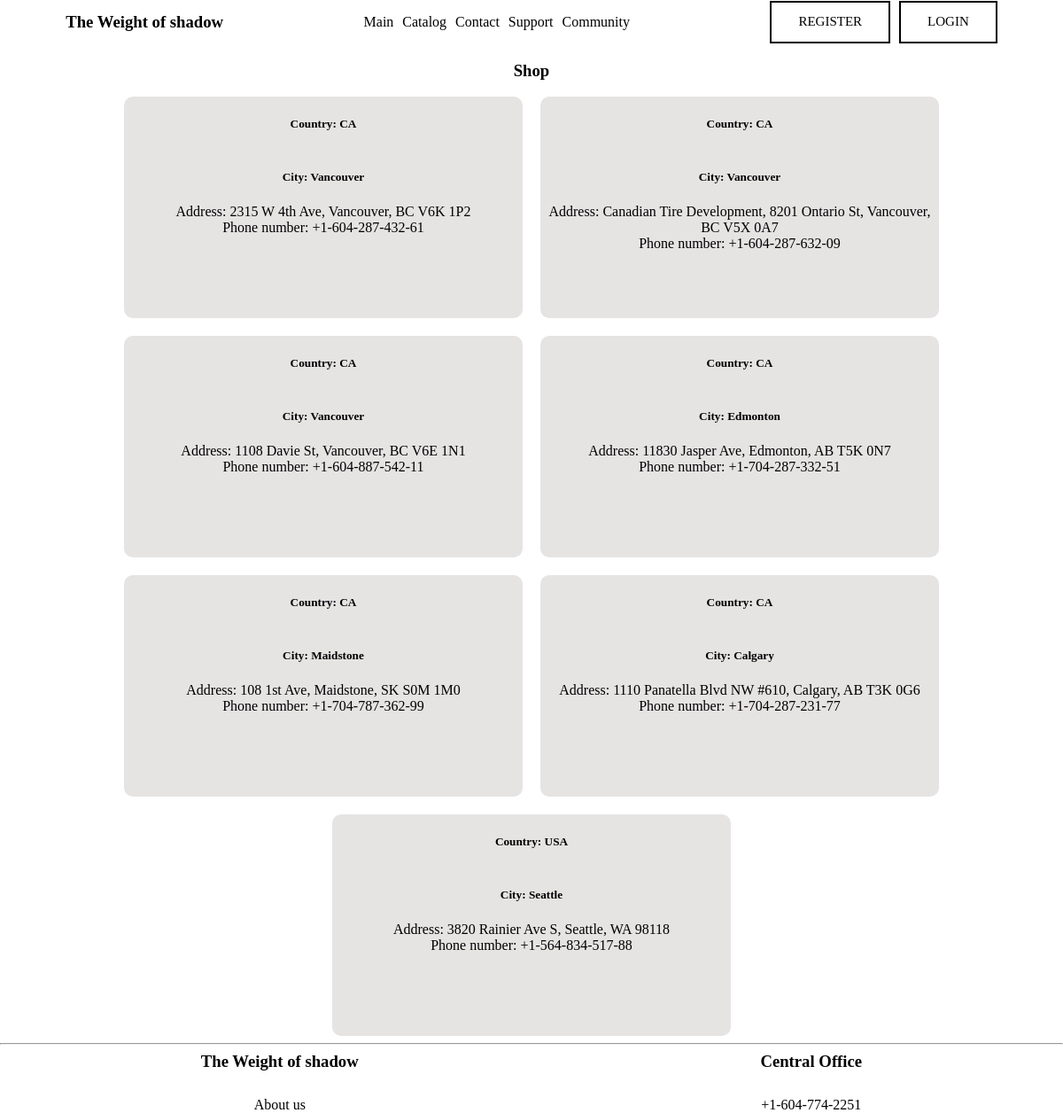
The page /contact/shop/ on the database its author committed.
### contact/models.py (models this page shows, shortened)
class shop(models.Model):
    country = [
        ("CA","CA"),
        ("USA","USA")
    ]
    type = models.CharField(max_length=3, choices=country, default='CA')  # Добавил max_length=3
    city = models.CharField(max_length=100, default='')
    address = models.CharField(max_length=200)
    phone_number = models.CharField(max_length=20)

### contact/views.py (the view)
# urls.py: path('shop/', views.FunctionShop, name='shop'),
def FunctionShop(request):
    list_shop = shop.objects.all()
    return render(request, 'contact/shop.html', {'list_shop': list_shop})

### contact/templates/contact/shop.html (shortened to what this page needs)
{% extends 'myapp/layout.html' %}
{% load static %}
{% block style_css %}
<link rel="stylesheet" href="{% static 'contact/css/contact.css' %}" />
{% endblock %}
{% block content %}
 <h3>Shop</h3>
<div class="main_keys">
{% for el in list_shop %}
<div class="keys">
   <h5>Country: {{el.type}}</h5>
   <h5>City: {{el.city}}</h5>
   <p>Address: {{el.address}}</p>
   <p>Phone number: {{el.phone_number}}</p>
</div>
{% endfor %}
</div>
{% endblock %}

### static/myapp/css/layout.css (style rules this page uses)
body { margin: 0; padding: 0; }
p { font-family: algerian; color: black; margin: 0; padding: 0; }
h3 { font-family: algerian; color: black; }

### contact/static/contact/css/contact.css (style rules this page uses)
h3 { text-align: center; }
h5 { font-family: algerian; color: black; }
.main_keys { min-height: 60vh; display: flex; flex-wrap: wrap; justify-content: center; align-items: center; gap: 20px; }
.keys { display: flex; width: 450px; height: 250px; flex-direction: column; background-color: rgb(230, 227, 227); border-radius: 10px; text-align: center; }

### rows shown on the page
shop: type "CA", city "Vancouver", address "2315 W 4th Ave, Vancouver, BC V6K 1P2", phone_number "+1-604-287-432-61"
shop: type "CA", city "Vancouver", address "Canadian Tire Development, 8201 Ontario St, Vancouver, BC V5X 0A7", phone_number "+1-604-287-632-09"
shop: type "CA", city "Vancouver", address "1108 Davie St, Vancouver, BC V6E 1N1", phone_number "+1-604-887-542-11"
shop: type "CA", city "Edmonton", address "11830 Jasper Ave, Edmonton, AB T5K 0N7", phone_number "+1-704-287-332-51"
shop: type "CA", city "Maidstone", address "108 1st Ave, Maidstone, SK S0M 1M0", phone_number "+1-704-787-362-99"
shop: type "CA", city "Calgary", address "1110 Panatella Blvd NW #610, Calgary, AB T3K 0G6", phone_number "+1-704-287-231-77"
shop: type "USA", city "Seattle", address "3820 Rainier Ave S, Seattle, WA 98118", phone_number "+1-564-834-517-88"
